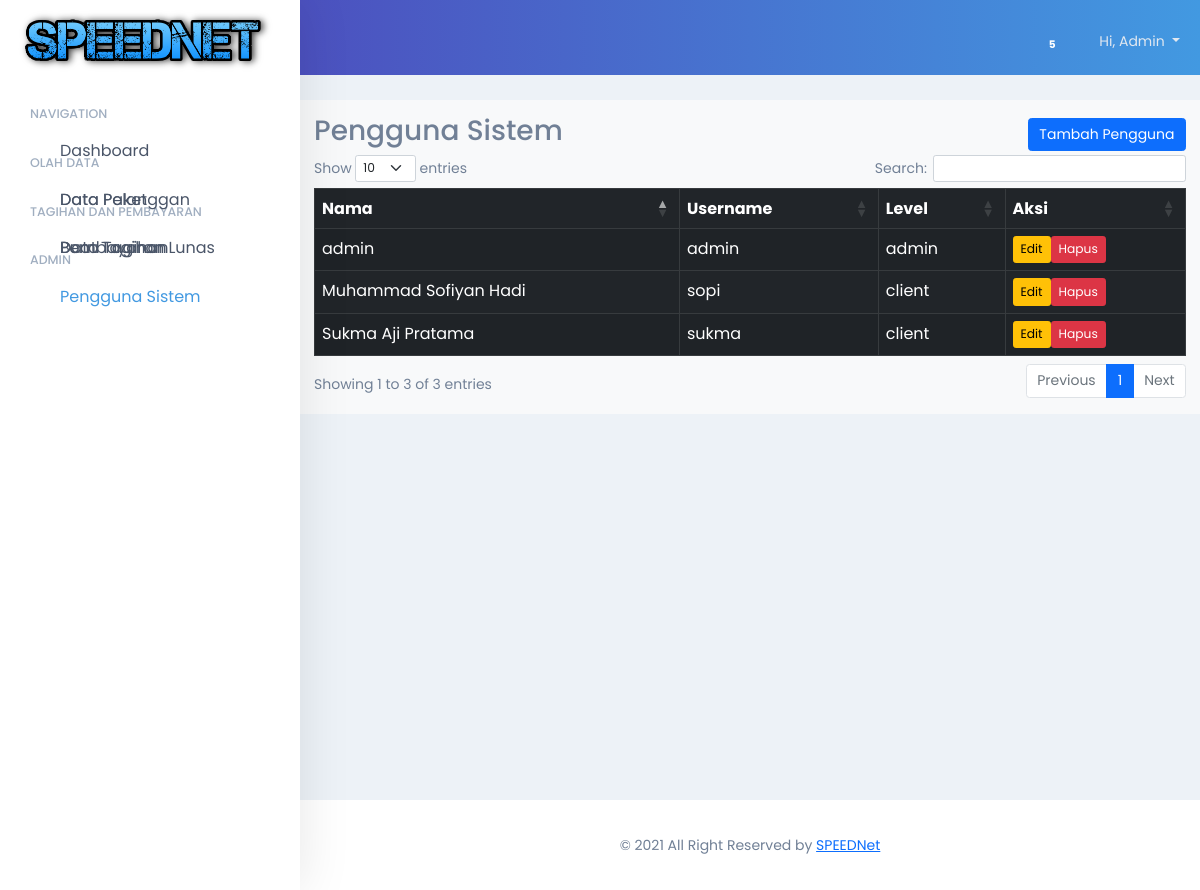
The app's page /admin/pengguna/pengguna.php with its own data.
### tables this page shows
CREATE TABLE `tb_pengguna` (
  `id_pengguna` int(11) NOT NULL,
  `nama_pengguna` varchar(50) NOT NULL,
  `username` varchar(20) NOT NULL,
  `password` varchar(255) NOT NULL,
  `level` varchar(50) NOT NULL
);

### admin/pengguna/read.php (the view)
<?php
    include "../../dbconnect.php";
    $sql = "SELECT * from tb_pengguna order by id_pengguna ASC";
    $query = mysqli_query($conn, $sql);
?>
    <?php foreach ($query as $row):
        ?>
      <tr>
          <td><?= $row["nama_pengguna"] ?></td>
          <td><?= $row["username"] ?></td>
          <td><?= $row["level"] ?></td>
          <td>
              <button type="button" class="btn btn-warning btn-sm edit" data-id="<?= $row["id_pengguna"] ?>" >Edit</a>
              <button type="button" class="btn btn-danger btn-sm hapus" data-id="<?= $row["id_pengguna"] ?>">Hapus</button>
          </td>
      </tr>
      <?php endforeach ?>

### css/style.css (style rules this page uses)
* { padding: 0; margin: 0; }
html, body { color: #718096 !important; font-size: 14px !important; font-family: 'Poppins', sans-serif; background-color: #edf2f7; scroll-behavior: smooth; }

### records on screen
tb_pengguna: nama_pengguna "admin", username "admin", level "admin"
tb_pengguna: nama_pengguna "Muhammad Sofiyan Hadi", username "sopi", level "client"
tb_pengguna: nama_pengguna "Sukma Aji Pratama", username "sukma", level "client"
